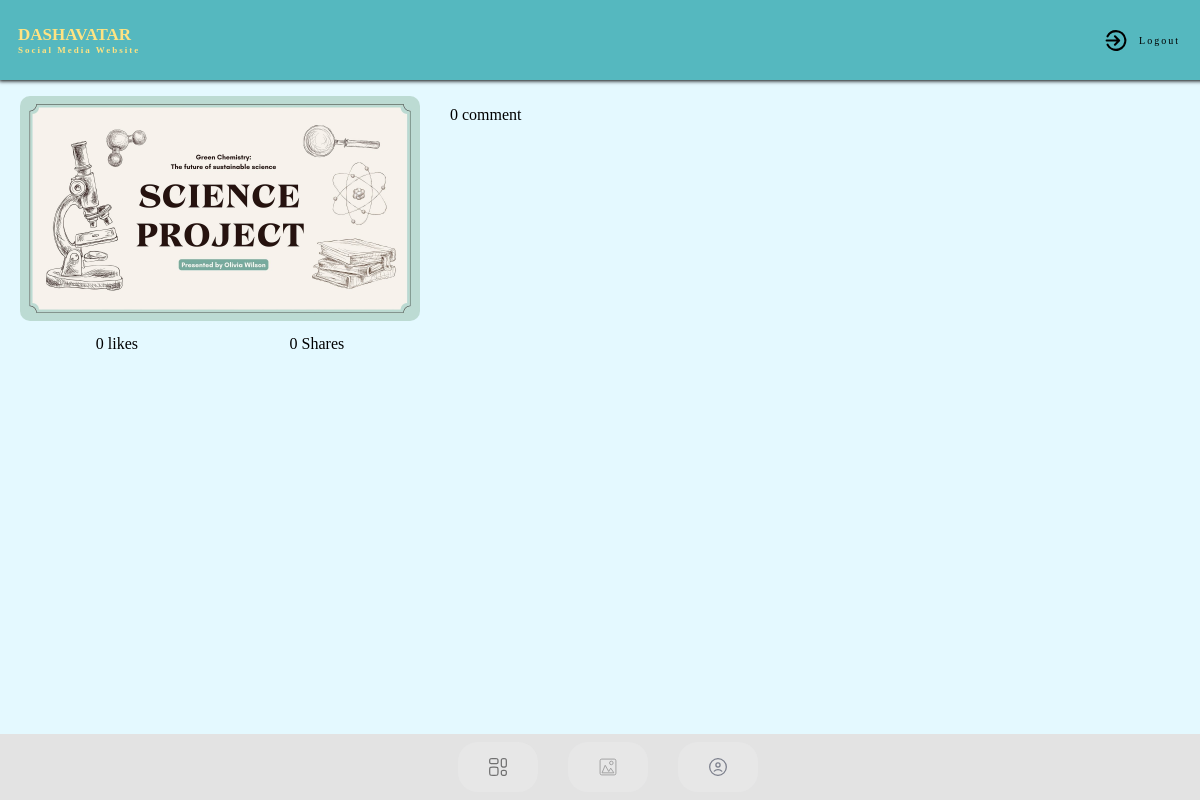
The page /userpost/62bdf667-55b7-477f-914e-26e1b4c2e616 (signed in) on the database as committed earlier.
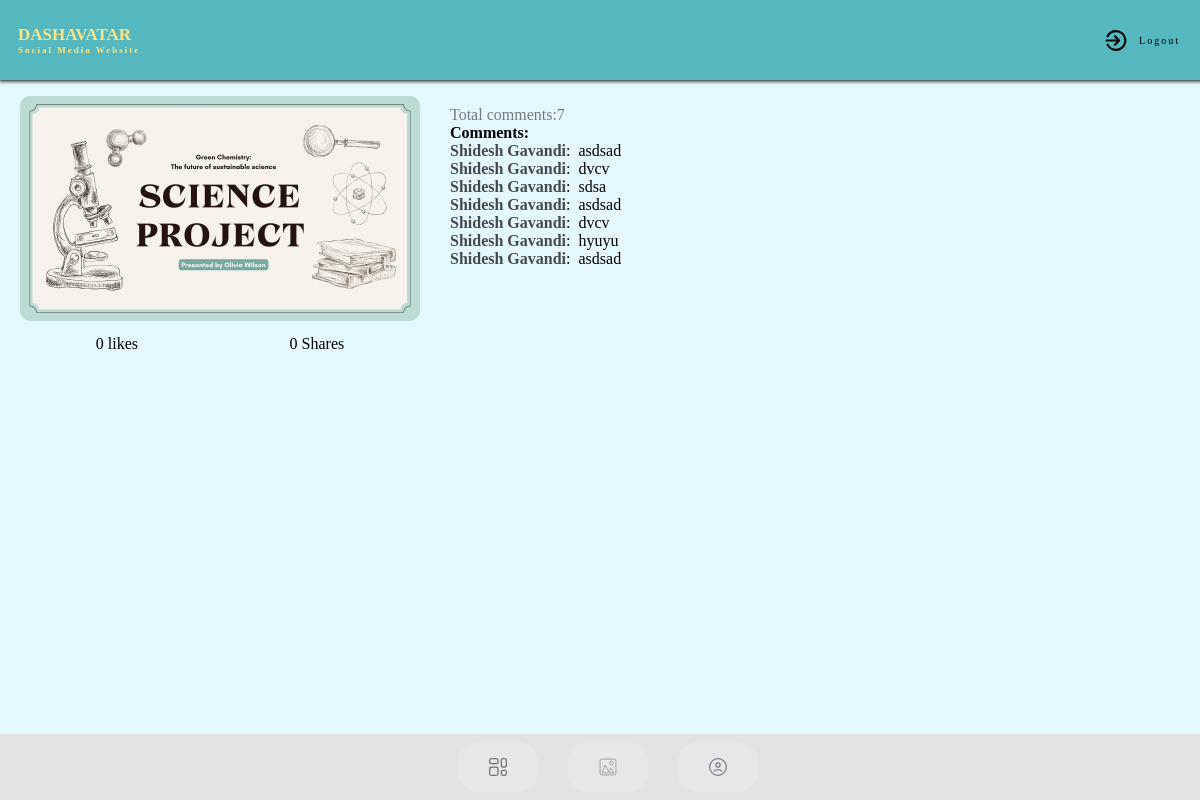
The same page on the database as committed later.
### socialweb/models.py (models this page shows, shortened)
class CommentPost(models.Model):
    post_id = models.CharField(max_length=500)
    user = models.CharField(max_length=100)
    comment = models.TextField()
    created_at = models.DateTimeField(default=datetime.now)

### socialweb/views.py (the view)
# urls.py: path('userpost/<str:id>',views.userpost, name='userpost')
@login_required(login_url='login')
def userpost(request,id):
    user=CustomUser.objects.get(id=request.user.id)
    user_posts = Post.objects.get(id=id)
    postlikes = LikePost.objects.filter(post_id=id)
    shareposts = SharePost.objects.filter(post_id=id)
    postlike = len(LikePost.objects.filter(post_id=id))
    sharepost = len(SharePost.objects.filter(post_id=id))
    post_comments = CommentPost.objects.filter(post_id=id).order_by('-created_at')
    lencom=len(post_comments)
    context = {
        'user_posts': user_posts,
        'post_comments': post_comments,
        'lencom':lencom,
        'postlike':postlike,
        'postlikes':postlikes,
        'sharepost':sharepost,
        'shareposts':shareposts,
    }
    if user.user_type =='1':
        return redirect('/')
    return render(request,'userpost.html',context)

### templates/userpost.html (shortened to what this page needs)
{% extends "dashboard.html" %}
{% block dashboard %}
<div class="postview" >
    <div class="view" style="margin-bottom: 10px;">
      <img
        src="{{ user_posts.content.url }}"
        alt=""
        srcset=""
      />
      <div class="com">
          <div class="likes">
          {% if postlikes %}
      <p style="opacity: 50%;">Total Likes:{{postlike}}</p>
      <strong>Likes by:</strong>
      {% for pl in postlikes %}
        <p><b style="opacity: 70%;">{{ pl.username }}</b></p>
        {% endfor %}
      {% else %}
      <p>0 likes</p>
      {% endif %}
  </div>
  <div class="shares">
      {% if shareposts %}
  <p style="opacity: 50%;">Total Shares:{{sharepost}}</p>
  <strong>Share by:</strong>
  {% for s in shareposts %}
    <p><b style="opacity: 70%;">{{ s.username }}</b></p>
    {% endfor %}
  {% else %}
  <p>0 Shares</p>
  {% endif %}
  </div>
    </div>
</div>
<div class="commentss">
{% if post_comments %}
<p style="opacity: 50%;">Total comments:{{lencom}}</p>
<strong>Comments:</strong>
{% for comment in post_comments %}
  <p><b style="opacity: 70%;">{{ comment.user }}</b>:&nbsp;&nbsp;{{ comment.comment }}</p>
  {% endfor %}
{% else %}
<p>0 comment</p>
{% endif %}
</div>
    </div>
{% endblock %}

Rows that differ between the two databases and show on the page:
added CommentPost: user "Shidesh Gavandi", comment "asdsad"
added CommentPost: user "Shidesh Gavandi", comment "dvcv"
added CommentPost: user "Shidesh Gavandi", comment "sdsa"
added CommentPost: user "Shidesh Gavandi", comment "asdsad"
added CommentPost: user "Shidesh Gavandi", comment "dvcv"
added CommentPost: user "Shidesh Gavandi", comment "hyuyu"
added CommentPost: user "Shidesh Gavandi", comment "asdsad"
Other text that changed with them:
{{ lencom }}: (not shown) → "7"
text no longer shown: "0 comment"
text now shown: "Total comments: Comments:"
